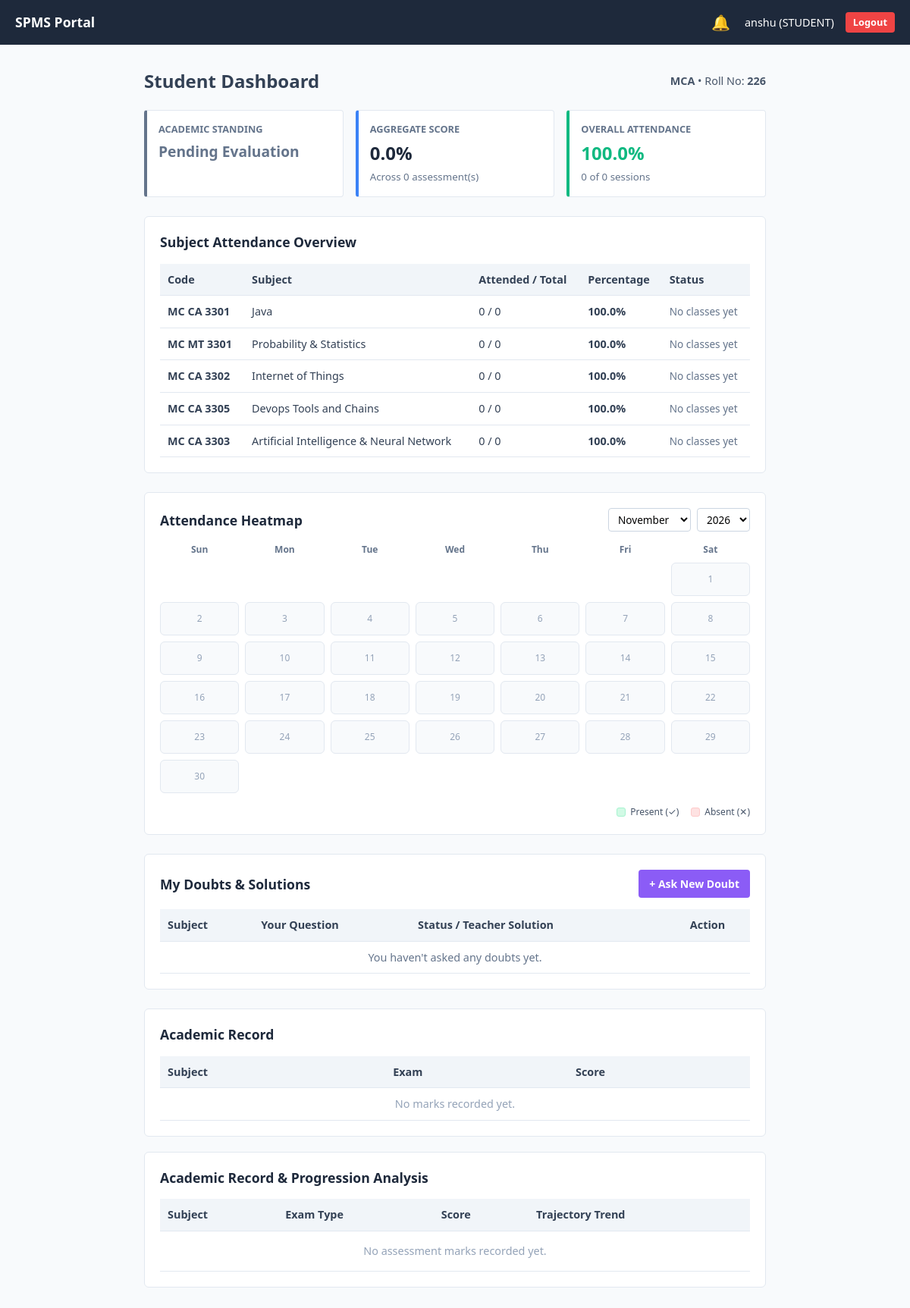
Page /student/dashboard/ (signed in) on the committed database.
### core/models.py (models this page shows, shortened)
class CustomUser(AbstractUser):
    ROLE_CHOICES = (
        ('TEACHER', 'Teacher'),
        ('STUDENT', 'Student'),
    )
    role = models.CharField(max_length=10, choices=ROLE_CHOICES, default='STUDENT')
    def is_student(self):
        return self.role == 'STUDENT'

class StudentProfile(models.Model):
    user = models.OneToOneField(CustomUser, on_delete=models.CASCADE, related_name='student_profile')
    roll_number = models.CharField(max_length=50, unique=True)
    course = models.CharField(max_length=100)
    semester = models.IntegerField()

class Subject(models.Model):
    name = models.CharField(max_length=100)
    code = models.CharField(max_length=20, unique=True)
    teacher = models.ForeignKey(CustomUser, on_delete=models.CASCADE, related_name='subjects',null=True, blank=True)

### core/views.py (the view, shortened to what this page needs)
# urls.py: path('student/dashboard/', views.student_dashboard, name='student_dashboard'),
@login_required
def student_dashboard(request):
    if not request.user.is_student():
        return redirect('teacher_dashboard')
    now = datetime.now()
    year = int(request.GET.get('year', now.year))
    month = int(request.GET.get('month', now.month))
    cal = calendar.monthcalendar(year, month)
    all_attendances = Attendance.objects.filter(student=request.user)
    total_classes = all_attendances.count()
    present_classes = all_attendances.filter(status='PRESENT').count()
    overall_attendance = round((present_classes / total_classes * 100), 1) if total_classes > 0 else 100.0
    month_attendances = all_attendances.filter(date__year=year, date__month=month)
    attendance_map = {att.date.day: att.status for att in month_attendances}
    calendar_weeks = []
    for week in cal:
        week_days = []
        for day in week:
            if day == 0:
                week_days.append({'day': 0, 'status': None})
            else:
                week_days.append({'day': day, 'status': attendance_map.get(day, None)})
        calendar_weeks.append(week_days)
    months_list = [(i, calendar.month_name[i]) for i in range(1, 13)]
    subjects = Subject.objects.all()
    subject_stats = []
    for subject in subjects:
        total = all_attendances.filter(subject=subject).count()
        present = all_attendances.filter(subject=subject, status='PRESENT').count()
        pct = (present / total * 100) if total > 0 else 100.0
        subject_stats.append({
            'subject': subject, 'total': total, 'present': present,
            'percentage': round(pct, 1), 'is_low': pct < 75.0 and total > 0
        })
    raw_marks = Mark.objects.filter(student=request.user).select_related('subject').order_by('subject', 'id')
    marks_with_trends = []
    subject_previous_pct = {}
    total_obtained = sum(m.marks_obtained for m in raw_marks)
    total_max = sum(m.max_marks for m in raw_marks)
    overall_grade_pct = round((total_obtained / total_max * 100), 1) if total_max > 0 else 0.0
    if total_max == 0:
        performance_tier = "Pending Evaluation"
        tier_color = "#64748b"
    elif overall_grade_pct >= 80:
        performance_tier = "High Performer (A)"
        tier_color = "#16a34a"
    elif overall_grade_pct >= 60:
        performance_tier = "Satisfactory (B)"
        tier_color = "#2563eb"
    elif overall_grade_pct >= 40:
        performance_tier = "Needs Improvement (C)"
        tier_color = "#d97706"
    else:
        performance_tier = "Critical Academic Risk (F)"
        tier_color = "#dc2626"
    profile = getattr(request.user, 'student_profile', None)
    notifications = Notification.objects.filter(user=request.user, is_read=False).order_by('-created_at')
    doubts = Doubt.objects.filter(student=request.user).select_related('subject').order_by('-created_at')
    return render(request, 'core/student_dashboard.html', {
        'profile': profile,
        'subject_stats': subject_stats,
        'overall_attendance': overall_attendance,
        'total_classes': total_classes,
        'present_classes': present_classes,
        'calendar_weeks': calendar_weeks,
        'year': year, 'month': month, 'months_list': months_list,
        'marks_with_trends': marks_with_trends,
        'overall_grade_pct': overall_grade_pct,
        'performance_tier': performance_tier,
        'tier_color': tier_color,
        'notifications': notifications,
        'doubts': doubts,
    })

### core/templates/core/student_dashboard.html (shortened to what this page needs)
{% extends 'core/base.html' %}
{% block content %}
<div style="display: flex; justify-content: space-between; align-items: center; margin-bottom: 20px;">
    <h2 style="margin: 0;">Student Dashboard</h2>
    <div style="font-size: 0.9rem; color: #475569;">
        <b>{{ profile.course|default:"Course N/A" }}</b> &bull; Roll No: <b>{{ profile.roll_number|default:"N/A" }}</b>
    </div>
</div>
<div style="display: grid; grid-template-columns: repeat(auto-fit, minmax(220px, 1fr)); gap: 16px; margin-bottom: 25px;">
    <div class="stat-box" data-tier-color="{{ tier_color|default:'#8b5cf6' }}">
        <div class="stat-title">Academic Standing</div>
        <div class="stat-value" data-tier-text-color="{{ tier_color|default:'#8b5cf6' }}" style="font-size: 1.2rem; margin-top: 6px;">
            {{ performance_tier }}
        </div>
    </div>
    <div class="stat-box" style="border-left-color: #3b82f6;">
        <div class="stat-title">Aggregate Score</div>
        <div class="stat-value" style="color: #1e293b;">{{ overall_grade_pct }}%</div>
        <small style="color: #64748b;">Across {{ marks|length }} assessment(s)</small>
    </div>
    <div class="stat-box" data-attendance-color="{% if overall_attendance < 75 and total_classes > 0 %}#dc2626{% else %}#10b981{% endif %}">
        <div class="stat-title">Overall Attendance</div>
        <div class="stat-value" data-attendance-text-color="{% if overall_attendance < 75 and total_classes > 0 %}#dc2626{% else %}#10b981{% endif %}">
            {{ overall_attendance }}%
        </div>
        <small style="color: #64748b;">{{ present_classes }} of {{ total_classes }} sessions</small>
    </div>
</div>
<div class="card" style="margin-bottom: 25px;">
    <h3 style="margin-top: 0; margin-bottom: 15px; font-size: 1.1rem; color: #1e293b;">Subject Attendance Overview</h3>
    <table>
        <thead>
            <tr>
                <th>Code</th>
                <th>Subject</th>
                <th>Attended / Total</th>
                <th>Percentage</th>
                <th>Status</th>
            </tr>
        </thead>
        <tbody>
            {% for stat in subject_stats %}
            <tr style="{% if stat.is_low %}background-color: #fef2f2;{% endif %}">
                <td><b>{{ stat.subject.code }}</b></td>
                <td>{{ stat.subject.name }}</td>
                <td>{{ stat.present }} / {{ stat.total }}</td>
                <td><b>{{ stat.percentage }}%</b></td>
                <td>
                    {% if stat.total == 0 %}
                        <span style="color: #64748b; font-size: 0.85rem;">No classes yet</span>
                    {% elif stat.is_low %}
                        <span style="background-color: #fee2e2; color: #dc2626; padding: 3px 8px; border-radius: 4px; font-size: 0.75rem; font-weight: 700; border: 1px solid #fca5a5;">⚠️ SHORTAGE (&lt;75%)</span>
                    {% else %}
                        <span style="background-color: #dcfce7; color: #16a34a; padding: 3px 8px; border-radius: 4px; font-size: 0.75rem; font-weight: 700; border: 1px solid #86efac;">GOOD</span>
                    {% endif %}
                </td>
            </tr>
            {% empty %}
            <tr><td colspan="5" style="color: #64748b; text-align: center;">No subjects enrolled yet.</td></tr>
            {% endfor %}
        </tbody>
    </table>
</div>
<div class="card" style="margin-bottom: 25px;">
    <div style="display: flex; justify-content: space-between; align-items: center; margin-bottom: 15px;">
        <h3 style="margin: 0; font-size: 1.1rem; color: #1e293b;">Attendance Heatmap</h3>
        <form method="get" style="display: flex; gap: 8px; align-items: center;">
            <select name="month" onchange="this.form.submit()" style="padding: 4px 8px; border-radius: 4px; border: 1px solid #cbd5e1; font-size: 0.85rem; background: #fff; cursor: pointer;">
                {% for m_num, m_name in months_list %}
                    <option value="{{ m_num }}" {% if m_num == month %}selected{% endif %}>{{ m_name }}</option>
                {% endfor %}
            </select>
            <select name="year" onchange="this.form.submit()" style="padding: 4px 8px; border-radius: 4px; border: 1px solid #cbd5e1; font-size: 0.85rem; background: #fff; cursor: pointer;">
                <option value="2026" {% if year == 2026 %}selected{% endif %}>2026</option>
            </select>
        </form>
    </div>
    <div style="display: grid; grid-template-columns: repeat(7, minmax(0, 1fr)); gap: 8px; text-align: center; font-size: 0.75rem; font-weight: 600; color: #64748b; margin-bottom: 8px;">
        <div>Sun</div><div>Mon</div><div>Tue</div><div>Wed</div><div>Thu</div><div>Fri</div><div>Sat</div>
    </div>
    <div style="display: grid; grid-template-columns: repeat(7, minmax(0, 1fr)); gap: 8px;">
        {% for week in calendar_weeks %}
            {% for d in week %}
                <div class="attendance-cell {% if d.day == 0 %}empty-day{% elif d.status == 'PRESENT' %}present{% elif d.status == 'ABSENT' %}absent{% endif %}">
                    {% if d.day != 0 %}
                        <span class="attendance-day-number">{{ d.day }}</span>
                    {% endif %}
                </div>
            {% endfor %}
        {% endfor %}
    </div>
    <div style="display: flex; align-items: center; justify-content: flex-end; gap: 16px; margin-top: 16px; font-size: 0.75rem; color: #475569;">
        <div style="display: flex; align-items: center; gap: 6px;">
            <span style="width: 12px; height: 12px; background-color: #d1fae5; border: 1px solid #a7f3d0; border-radius: 3px; display: inline-block;"></span> Present (✓)
        </div>
        <div style="display: flex; align-items: center; gap: 6px;">
            <span style="width: 12px; height: 12px; background-color: #fee2e2; border: 1px solid #fecaca; border-radius: 3px; display: inline-block;"></span> Absent (✕)
        </div>
    </div>
</div>
<div class="card" style="margin-bottom: 25px;">
    <div style="display: flex; justify-content: space-between; align-items: center; margin-bottom: 15px;">
        <h3 style="margin: 0; font-size: 1.1rem; color: #1e293b;">My Doubts & Solutions</h3>
        <a href="{% url 'submit_doubt' %}" class="btn btn-primary" style="background-color: #8b5cf6;">+ Ask New Doubt</a>
    </div>
    <table>
        <thead>
            <tr>
                <th>Subject</th>
                <th>Your Question</th>
                <th>Status / Teacher Solution</th>
                <th style="text-align: center;">Action</th>
            </tr>
        </thead>
        <tbody>
            {% for doubt in doubts %}
            <tr>
                <td><b>{{ doubt.subject.name }}</b></td>
                <td>{{ doubt.question }}</td>
                <td>
                    {% if doubt.is_resolved %}
                        <div style="background-color: #f0fdf4; border-left: 3px solid #10b981; padding: 6px 10px; border-radius: 4px;">
                            <span style="color: #047857; font-weight: 600; font-size: 0.8rem; display: block; margin-bottom: 2px;">RESOLVED</span>
                            <span style="color: #1e293b;">{{ doubt.answer }}</span>
                        </div>
                    {% else %}
                        <span style="color: #d97706; font-weight: 600; font-size: 0.85rem; background: #fffbeb; padding: 4px 8px; border-radius: 4px; border: 1px solid #fef3c7;">⏳ Pending Review</span>
                    {% endif %}
                </td>
                <td style="text-align: center;">
                    <form method="POST" action="{% url 'delete_doubt' doubt.id %}" onsubmit="return confirm('Are you sure you want to delete this doubt?');" style="display: inline;">
                        {% csrf_token %}
                        <button type="submit" class="btn btn-danger" style="padding: 4px 8px; font-size: 0.75rem; border-radius: 4px; cursor: pointer;">Delete</button>
                    </form>
                </td>
            </tr>
            {% empty %}
            <tr><td colspan="4" style="color: #64748b; text-align: center;">You haven't asked any doubts yet.</td></tr>
            {% endfor %}
        </tbody>
    </table>
</div>
<div class="card">
    <h3 style="margin-top: 0; margin-bottom: 15px; font-size: 1.1rem; color: #1e293b;">Academic Record</h3>
    <table>
        <thead>
            <tr>
                <th>Subject</th>
                <th>Exam</th>
                <th>Score</th>
            </tr>
        </thead>
        <tbody>
            {% for mark in marks %}
            <tr>
                <td>{{ mark.subject.name }}</td>
                <td>{{ mark.get_exam_type_display }}</td>
                <td><b>{{ mark.marks_obtained }}</b> / {{ mark.max_marks }}</td>
            </tr>
            {% empty %}
            <tr><td colspan="3" style="color: #94a3b8; text-align: center;">No marks recorded yet.</td></tr>
            {% endfor %}
        </tbody>
    </table>
</div>
<div class="card">
    <h3 style="margin-top: 0; margin-bottom: 15px; font-size: 1.1rem; color: #1e293b;">Academic Record & Progression Analysis</h3>
    <table>
        <thead>
            <tr>
                <th>Subject</th>
                <th>Exam Type</th>
                <th>Score</th>
                <th>Trajectory Trend</th>
            </tr>
        </thead>
        <tbody>
            {% for item in marks_with_trends %}
            <tr style="{% if item.is_improving %}background-color: #f0fdf4;{% elif item.is_declining %}background-color: #fef2f2;{% endif %}">
                <td><b>{{ item.subject }}</b></td>
                <td>{{ item.exam_type }}</td>
                <td><b>{{ item.obtained }}</b> / {{ item.max_marks }} ({{ item.percentage }}%)</td>
                <td>
                    {% if item.trend == "Baseline" %}
                        <span style="color: #64748b; font-size: 0.8rem; font-weight: 500;">Baseline Score</span>
                    {% elif item.is_improving %}
                        <span style="background: #dcfce7; color: #16a34a; padding: 3px 8px; border-radius: 4px; font-size: 0.75rem; font-weight: 700; border: 1px solid #86efac;">{{ item.trend }}</span>
                    {% elif item.is_declining %}
                        <span style="background: #fee2e2; color: #dc2626; padding: 3px 8px; border-radius: 4px; font-size: 0.75rem; font-weight: 700; border: 1px solid #fca5a5;">{{ item.trend }}</span>
                    {% else %}
                        <span style="background: #f1f5f9; color: #475569; padding: 3px 8px; border-radius: 4px; font-size: 0.75rem; font-weight: 700;">{{ item.trend }}</span>
                    {% endif %}
                </td>
            </tr>
            {% empty %}
            <tr><td colspan="4" style="color: #94a3b8; text-align: center; padding: 15px;">No assessment marks recorded yet.</td></tr>
            {% endfor %}
        </tbody>
    </table>
</div>
{% endblock %}

### core/templates/core/base.html (shortened to what this page needs)
<!DOCTYPE html>
<html lang="en">
<head>
</head>
<body>
  <nav>
    <a href="{% url 'dashboard' %}" class="brand">SPMS Portal</a>
    {% if user.is_authenticated %}
    <div class="nav-user">
      <div class="notif-container">
          <button class="notif-bell" title="Notifications">
              🔔
          </button>
      </div>
      <span>{{ user.username }} ({{ user.role }})</span>
      <a href="{% url 'logout' %}" class="btn btn-danger" style="padding: 4px 10px; font-size: 0.8rem;">Logout</a>
    </div>
    {% endif %}
  </nav>
  <main class="container">
    {% block content %}{% endblock %}
  </main>
</body>
</html>

### rows in the picture
CustomUser: username "anshu", role "STUDENT"
StudentProfile: course "MCA", roll_number "226"
Subject: subject.code "MC CA 3301", subject.name "Java", present "0", total "0", percentage "100.0"
Subject: subject.code "MC MT 3301", subject.name "Probability & Statistics", present "0", total "0", percentage "100.0"
Subject: subject.code "MC CA 3302", subject.name "Internet of Things", present "0", total "0", percentage "100.0"
Subject: subject.code "MC CA 3305", subject.name "Devops Tools and Chains", present "0", total "0", percentage "100.0"
Subject: subject.code "MC CA 3303", subject.name "Artificial Intelligence & Neural Network", present "0", total "0", percentage "100.0"

### other values in the picture
{{ performance_tier }} "Pending Evaluation"
{{ overall_grade_pct }} "0.0"
{{ marks|length }} "0"
{{ overall_attendance }} "100.0"
{{ present_classes }} "0"
{{ total_classes }} "0"
{{ d.day }} "1" "2" "3" "4" "5" "6" "7" "8" "9" "10" "11" "12" "13" "14" "15" "16" "17" "18" "19" "20" "21" "22" "23" "24" "25" "26" "27" "28" "29" "30"
form field month "November"
